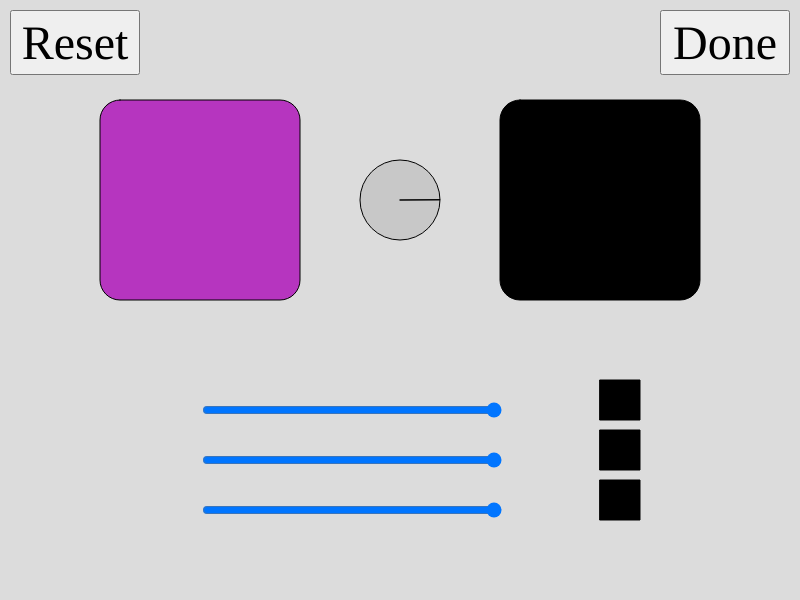
Frame 1 (no input)
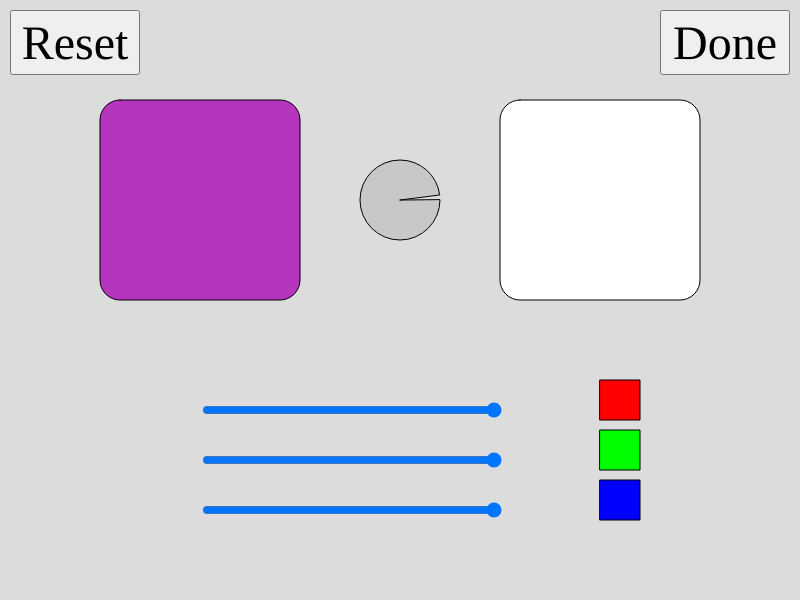
Frame 60 (no input)
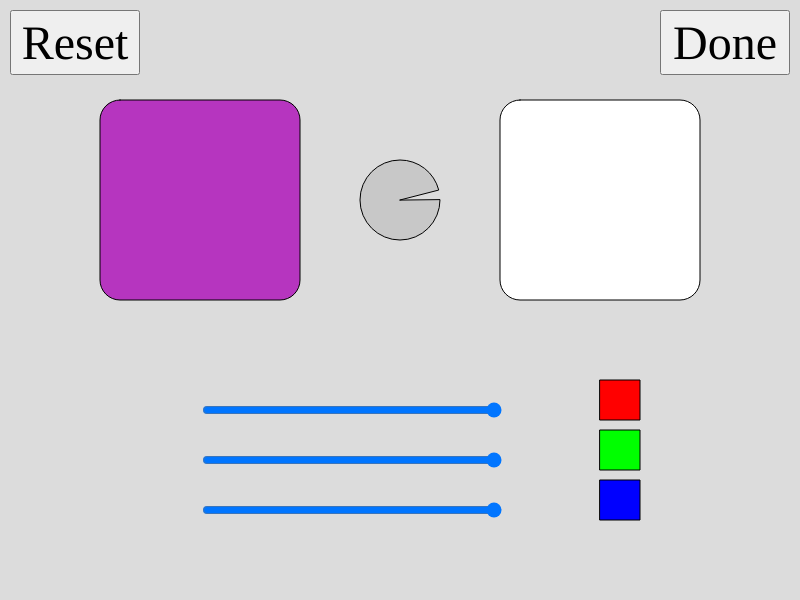
Frame 120 (the mouse pressed at the canvas centre since frame 60)

The p5.js sketch that drew these frames (run headless with seeded random() and noise() and a simulated clock; from frame 60 on, the mouse is pressed at the canvas centre):

// p5.js sketch
// ── sketch.js
let randomR, randomG, randomB;
let currentR, currentG, currentB;
let buttonReset, buttonDone;
let sliderR, sliderG, sliderB;
let timer;

function setup() {
  createCanvas(800, 600);
  btnCreate();
  sliderCreate();
  reset();
}

function draw() {
  background(220);

  // Target colour
  fill(randomR, randomG, randomB);
  rect(100, 100, 200, 200, 20);

  // Current colour
  fill(currentR, currentG, currentB);
  rect(500, 100, 200, 200, 20);

  // Individual R/G/B rectangles
  fill(currentR, 0, 0); rect(600, 380, 40, 40);
  fill(0, currentG, 0); rect(600, 430, 40, 40);
  fill(0, 0, currentB); rect(600, 480, 40, 40);

  // Timer & game logic
  if (timer > 0) {
    currentR = sliderR.value();
    currentG = sliderG.value();
    currentB = sliderB.value();
    timer--;
    fill(200);
    arc(400, 200, 80, 80, 0, (timer * TWO_PI) / 3000, PIE);
  } else {
    checkScore();
  }
}

function checkScore() {
  let r = abs(currentR - randomR);
  let g = abs(currentG - randomG);
  let b = abs(currentB - randomB);
  let total = r + g + b;
  let points = 100 - (total / 765) * 100;
  points = constrain(round(points), 0, 100);

  textSize(32);
  fill(0);
  text(points + "%", 350, 300);
}

function reset() {
  randomR = random(0, 255);
  randomG = random(0, 255);
  randomB = random(0, 255);
  currentR = 0;
  currentG = 0;
  currentB = 0;
  timer = 3000;
}

function done() {
  timer = 0;
}

function btnCreate() {
  buttonReset = createButton("Reset");
  buttonReset.size(130, 65);
  buttonReset.position(10, 10);
  buttonReset.style("font-family", "Times New Roman");
  buttonReset.style("font-size", "48px");
  buttonReset.mousePressed(reset);

  buttonDone = createButton("Done");
  buttonDone.size(130, 65);
  buttonDone.position(width - 140, 10);
  buttonDone.style("font-family", "Times New Roman");
  buttonDone.style("font-size", "48px");
  buttonDone.mousePressed(done);
}

function sliderCreate() {
  sliderR = createSlider(0, 255, 255);
  sliderR.position(200, 400);
  sliderR.style("width", "300px");

  sliderG = createSlider(0, 255, 255);
  sliderG.position(200, 450);
  sliderG.style("width", "300px");

  sliderB = createSlider(0, 255, 255);
  sliderB.position(200, 500);
  sliderB.style("width", "300px");
}
